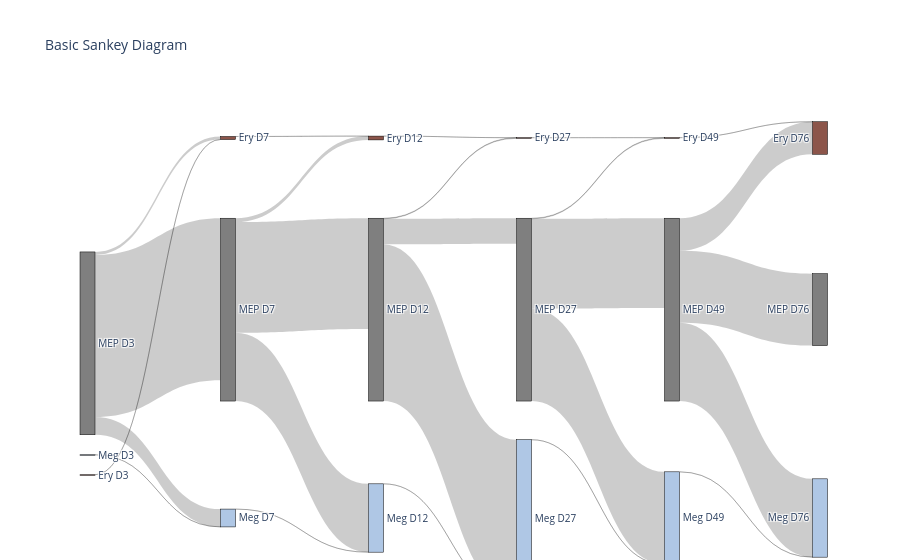

Notebook cell for this chart:
### Code cell
fig = go.Figure(data=[go.Sankey(
    node = dict(
      pad = 20,
      thickness = 15,
      line = dict(color = "black", width = 0.5),
      label = label,
      color = color,
      x = x_loc,
      y = [0.551675792537951, 0.09999999999999998, 1.1] * 6
    ),
    link = dict(
      source = source, # indices correspond to labels, eg A1, A2, A1, B1, ...
      target = target,
      value = value
  ))])

fig.update_layout(title_text="Basic Sankey Diagram", font_size=10)
fig.show()

### Figure 1 — Plotly figure (JSON) as saved in the notebook; plotly's stock layout.template omitted (floating-point values rounded to 4 significant figures)
{"data": [{"link": {"source": [0, 0, 1, 0, 2, 3, 3, 4, 3, 5, 6, 6, 7, 6, 8, 9, 9, 10, 9, 11, 12, 12, 13, 12, 14], "target": [3, 4, 4, 5, 5, 6, 7, 7, 8, 8, 9, 10, 10, 11, 11, 12, 13, 13, 14, 14, 15, 16, 16, 17, 17], "value": [0.8858, 0.01661, 1e-20, 0.09758, 1e-20, 0.6053, 0.02082, 1e-20, 0.3739, 1e-20, 0.1402, 0.003279, 1e-20, 0.8565, 1e-20, 0.4914, 0.003478, 1e-20, 0.5052, 1e-20, 0.3934, 0.178, 1e-20, 0.4285, 1e-20]}, "node": {"color": ["#7f7f7f", "#8C554A", "#AFC7E5", "#7f7f7f", "#8C554A", "#AFC7E5", "#7f7f7f", "#8C554A", "#AFC7E5", "#7f7f7f", "#8C554A", "#AFC7E5", "#7f7f7f", "#8C554A", "#AFC7E5", "#7f7f7f", "#8C554A", "#AFC7E5"], "label": ["MEP D3", "Ery D3", "Meg D3", "MEP D7", "Ery D7", "Meg D7", "MEP D12", "Ery D12", "Meg D12", "MEP D27", "Ery D27", "Meg D27", "MEP D49", "Ery D49", "Meg D49", "MEP D76", "Ery D76", "Meg D76"], "line": {"color": "black", "width": 0.5}, "pad": 20, "thickness": 15, "x": [0, 0, 0, 0.2, 0.2, 0.2, 0.4, 0.4, 0.4, 0.6, 0.6, 0.6, 0.8, 0.8, 0.8, 1, 1, 1], "y": [0.5517, 0.1, 1.1, 0.5517, 0.1, 1.1, 0.5517, 0.1, 1.1, 0.5517, 0.1, 1.1, 0.5517, 0.1, 1.1, 0.5517, 0.1, 1.1]}, "type": "sankey"}], "layout": {"font": {"size": 10}, "title": {"text": "Basic Sankey Diagram"}}}
